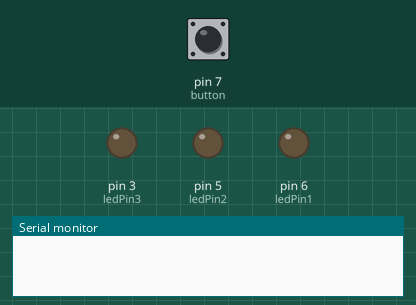
A sketch run on a simulated Arduino Uno, built with avr-gcc and run on an emulated ATmega328P. Shown: output pins drawn as LEDs (lit = HIGH), the last lines printed to the serial monitor. Inputs (shaded band) come from the test bench; at power-on: pin 7 (button) HIGH.

Above: at 1.2 s.
1.3 s: pin 7 (button) pulled LOW for 3.2 s
At 3.1 s:
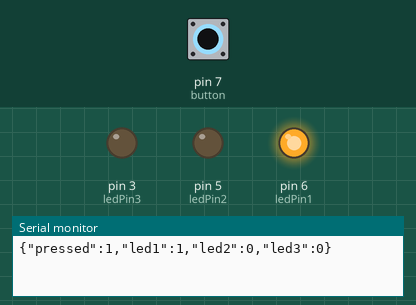
At 5.3 s:
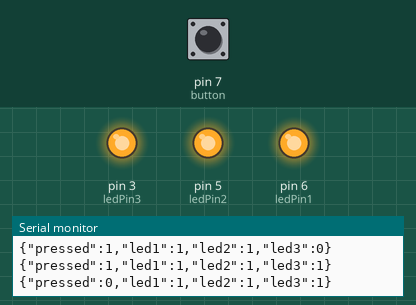
6.0 s: pin 7 (button) pulled LOW for 0.15 s
Timing chart, 0 to 9.0 s (numbered marks = the images above; inputs shaded):
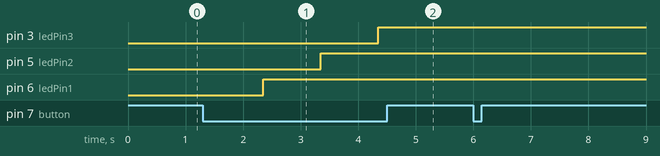

The sketch:

ArduinoSendJSON.ino
```cpp
//import libraries
#include <Arduino_JSON.h>
#include <ezButton.h>

//variables for led pins
int ledPin3 = 3;
int ledPin2 = 5;
int ledPin1 = 6;
int val = 1;
//variables for time thresholds
const int PRESS_TIME_1  = 1000;
const int PRESS_TIME_2  = 2000;
const int PRESS_TIME_3  = 3000;

// create ezButton object that attach to pin 7;
ezButton button(7);

//variables for button states
unsigned long pressedTime  = 0;
unsigned long releasedTime = 0;
bool isPressing = false;
bool is1Detected = false;
bool is2Detected = false;
bool is3Detected = false;

// variables to hold previous led states:
int ledState1 = LOW;
int ledState2 = LOW;
int ledState3 = LOW;
int lastledState1 = LOW;
int lastledState2 = LOW;
int lastledState3 = LOW;

//variables for serial handshake
String handshake;
int h;

// if the inputs have changed:
bool inputsChanged = false;
// a JSON object to hold the data to send:
JSONVar outgoing;

void setup() {
  Serial.begin(9600);
  button.setDebounceTime(50); // set debounce time to 50 milliseconds
  pinMode(ledPin1, OUTPUT);  // declare LED as output
  pinMode(ledPin2, OUTPUT);  // declare LED as output
  pinMode(ledPin3, OUTPUT);  // declare LED as output

  // initialize values in JSON object:
  outgoing["pressed"] = 1;
  outgoing["led1"] = 0;
  outgoing["led2"] = 0;
  outgoing["led3"] = 0;
}

void loop(){
  button.loop(); // MUST call the loop() function first

  //button pressed down
  if(button.isPressed()){
    outgoing["pressed"] = 1;
    pressedTime = millis();
    isPressing = true;
    is1Detected = false;
    is2Detected = false;
    is3Detected = false;
  }

  //button is released
  if(button.isReleased()) {
    outgoing["pressed"] = 0;
    Serial.println(outgoing);
    //if detect serial data from HTML
    if (Serial.available() > 0) {
      handshake  = Serial.readStringUntil('\n');
      if (handshake = 'h') {
    //TURN OFF LEDs
        delay(2000);
        digitalWrite(ledPin3, LOW);  // turn LED OFF
        ledState3 = LOW;
        check();
        send();
        delay(1000);
        digitalWrite(ledPin2, LOW);
        ledState2 = LOW;
        check();
        send();
        delay(1000);
        digitalWrite(ledPin1, LOW);
        ledState1 = LOW;
        check();
        send();
      }
    }
    isPressing = false;
    releasedTime = millis();
    long pressDuration = releasedTime - pressedTime;
    //if press time is shorter than 1 second, no LEDs are turned on
    if( pressDuration < PRESS_TIME_1) {
      Serial.println("Button was pressed for less than 1 second");
    }
  }

  if(isPressing == true && is1Detected == false) {
    long pressDuration = millis() - pressedTime;
    // if press duration is between 1 and 2 seconds
    if( pressDuration >= PRESS_TIME_1 && pressDuration < PRESS_TIME_2) {
      //turn on LED1
      digitalWrite(ledPin1, HIGH);
      ledState1 = HIGH;
      check();
      send();
//      Serial.println("Button was pressed for more than 1 second");
      is1Detected = true;
    }
  }
  // if press duration is between 2 and 3 seconds
  if(isPressing == true && is2Detected == false) {
    long pressDuration = millis() - pressedTime;

    if( pressDuration >= PRESS_TIME_2 && pressDuration < PRESS_TIME_3) {
      //turn on LED2
      digitalWrite(ledPin2, HIGH);
      ledState2 = HIGH;
      check();
      send();
//      Serial.println("Button was pressed for more than 2 seconds");
      is2Detected = true;
    }
  }
  // if press duration is longer than 3 seconds
  if(isPressing == true && is3Detected == false) {
    long pressDuration = millis() - pressedTime;
    if( pressDuration > PRESS_TIME_3 ) {
      //turn on LED3
      digitalWrite(ledPin3, HIGH);
      ledState3 = HIGH;
      check();
      send();
//      Serial.println("Button was pressed for more than 3 seconds");
      is3Detected = true;
    }
  }
}

//function to check LED state
void check(){
  // if the led state has changed:
  if (ledState3 != lastledState3) {
    outgoing["led3"] = ledState3;
    // save led state state for comparison next time:
    lastledState3 = ledState3;
    // set change flag so serial will send:
    inputsChanged = true;
  }
  if (ledState2 != lastledState2) {
    outgoing["led2"] = ledState2;
    // save led state for comparison next time:
    lastledState2 = ledState2;
    // set change flag so serial will send:
    inputsChanged = true;
  }
  if (ledState1 != lastledState1) {
    outgoing["led1"] = ledState1;
    // save led state for comparison next time:
    lastledState1 = ledState1;
    // set change flag so serial will send:
    inputsChanged = true;
  }
}

// if the LED has been lit, send it:
void send(){
  if (inputsChanged) {
    Serial.println(outgoing);
    // clear the change flag:
    inputsChanged = false;
  }
}
```

Measured:
- after the input at 1.3 s, pin 3 (ledPin3): LOW → HIGH after 3.1 s; pin 5 (ledPin2): LOW → HIGH after 2.0 s; pin 6 (ledPin1): LOW → HIGH after 1.0 s
